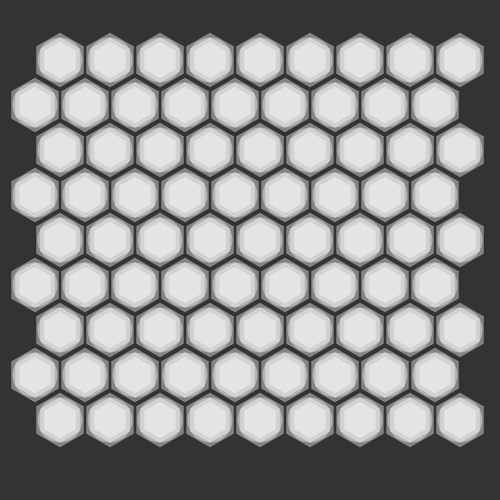
Frame 1 (no input)
Frame 60 (no input): identical to frame 1, image omitted
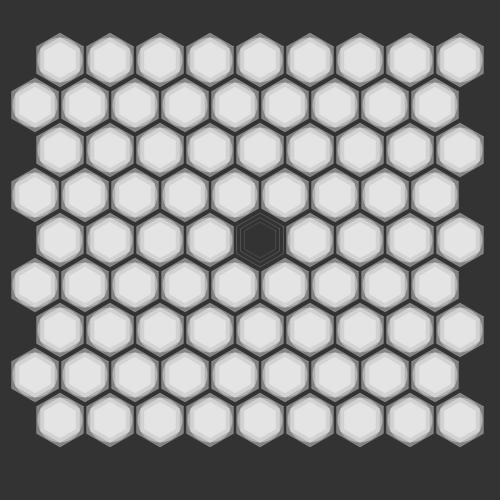
Frame 120 (the mouse pressed at the canvas centre since frame 60)

The p5.js sketch that drew these frames (run headless with seeded random() and noise() and a simulated clock; from frame 60 on, the mouse is pressed at the canvas centre):

// p5.js sketch
// ── sketch.js
let grid = [];
let grid2 = [];
let grid3 = [];
let a;
let b;

function setup() {
  // put setup code here
  createCanvas(500, 500)
  for(let i = 0; i < 9; i++){
    grid[i] = []
    for(let j = 0; j < 9; j++){
      grid[i][j] = new hexagon(i, j)

    }
    // grid.push(new hexagon(i, 45))
    // grid2.push(new hexagon(i + 0.5, 90))
    
  }

  // ROW 0 AT 45 ROW 2 AT 2 * 45

}

function draw() {
  // put drawing code here
  background(51)
  for(let i = 0; i < 9; i++){
    for(let j = 0; j < 9; j++){
      grid[i][j].draw()
      grid[i][j].fade -= 1

      // grid[3][6].setColor('rgba(0, 255, 0, .5)')
    }
  }
  
}


// ── hexagon.js
class hexagon {

    constructor(i, j) {
        if (j % 2 == 0) {
            this.x = ((i + 0.5) * 50) + 35;
        } else {
            this.x = (i * 50) + 35;
        }
        // this.x = ((i + 0.5) * 50) + 50;
        this.y = j * 45 + 60;
        this.active = false;
        this.fade = 100
        this.r = 255;
        this.g = 255;
        this.b = 255;
        this.color = color(this.r, this.g, this.b, this.fade)
    }

    draw() {
        this.drawHexagon(this.x, this.y, 0.18)
        this.drawHexagon(this.x, this.y, 0.15)
        this.drawHexagon(this.x, this.y, 0.12)

        this.drawHitBox(this.x, this.y)
        // console.log(this.fade)
        this.collide();

    }

    setColor(color) {
        this.color = color;
    }

    drawHitBox(x, y) {
        // fill(50, 50, 50)
        noStroke()
        ellipse(x, y, 45)
    }

    collide() {
        // float px = 0;      // point position
        // float py = 0;

        // float cx = 300;    // circle center position
        // float cy = 200;
        // float radius = 100;    // circle's radius

        let px = mouseX
        let py = mouseY

        let cx = this.x
        let cy = this.y
        let radius = 25

        let distX = px - cx;
        let distY = py - cy;
        let distance = sqrt((distX * distX) + (distY * distY));

        // if the distance is less than the circle's
        // radius the point is inside!
        if (distance <= radius) {
            // this.color = color(this.r, this.g, this.b, this.fade)
            this.color = this.randomColor()

            // this.color = 'rgba(255, 0, 0, .5)'


        }

        // console.log(mouseX, mouseY);
    }

    randomColor(){
        let r = random(0, 255)
        let g = random(0, 255)
        let b = random(0, 255)
        return color(r, g, b, this.fade)

    }

    drawHexagon(transX, transY, s) {
        stroke(255);
        // strokeWeight(5);
        fill(this.color);
        push();
        translate(transX, transY);
        scale(s);
        rotate(PI / 2);
        beginShape();
        vertex(-75, -130);
        vertex(75, -130);
        vertex(150, 0);
        vertex(75, 130);
        vertex(-75, 130);
        vertex(-150, 0);
        endShape(CLOSE);
        pop();
    }
}
